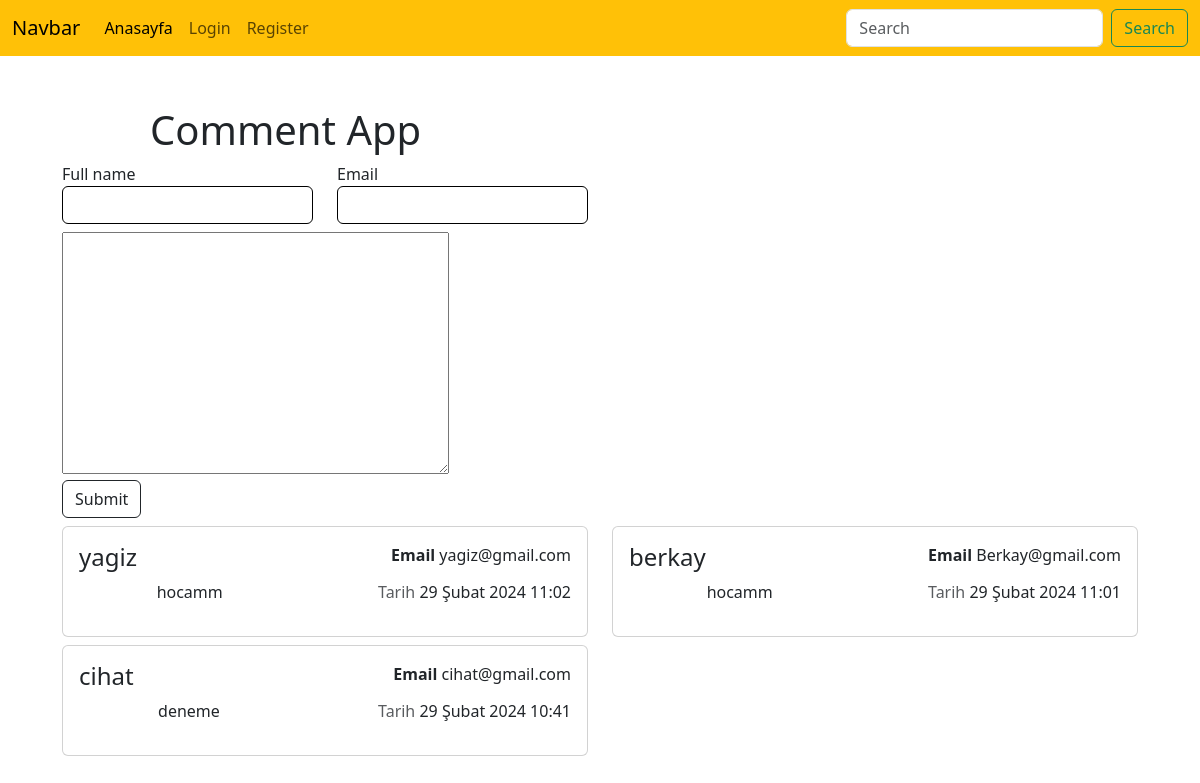
The page / on the database its author committed.
### commentapp/models.py (models this page shows, shortened)
class Comment (models.Model):
    full_name = models.CharField(max_length =30)
    email = models.EmailField(blank = True)
    text = RichTextField()
    date = models.DateTimeField(auto_now_add = True, blank = True , null = True)
    user = models.ForeignKey(User,on_delete =models.CASCADE)

### commentapp/views.py (the view, shortened to what this page needs)
# urls.py: path('',index, name='index'),
def index(request):
    comment = Comment.objects.all()
    tersComment = reversed(comment)
    form = CommentForm()
    context ={
        'yorum':tersComment,
        'form':form,
    }
    return render(request,'index.html',context)

### commentapp/forms.py
class CommentForm(forms.ModelForm):
    class Meta :
        model = Comment
        fields = ['full_name','email','text',]
        widgets = {
            'full_name':forms.TextInput(attrs={'class':'form-control border border-1 border-black mb-2'}),
            'email':forms.EmailInput(attrs={'class':'form-control border border-1 border-black mb-2'})
        }

### commentapp/templates/index.html (shortened to what this page needs)
{% extends 'base.html' %}
{% load static %}
{% block content %}
<div class="main-con1">
    <h1 style="padding-left: 100px;">Comment App</h1>
    <div class="container">
        <form method="post">
            <div class="row">
                <div class="col-3">
                    <label for="">{{form.full_name.label}}</label>
                    {{form.full_name}}
                </div>
                <div class="col-3">
                    <label for=""> {{form.email.label}} </label>
                    {{form.email}}
                </div>
                <div class="col-12">
                    {{form.text}}
                </div>
                <div class="col-3">
                    <input type="submit" class="btn btn-outline-dark">
                </div>
            </div>
        </form>
    </div>
    <div class="container">
        <div class="row">
            {% for y in yorum %}
            <div class="col-6">
                <div class="card mt-2">
                    <div class="card-body">
                        <div class="hid1 d-flex justify-content-between">
                            <h4 class="card-title"> {{y.full_name}} </h4>
                            <p class="card-text"> <strong>Email</strong> {{y.email}} </p>
                        </div>
                        <div class="hid2 d-flex justify-content-between">
                            <p class="card-text"> {{y.text | safe}} </p>
                            <p class="card-text"> <span class="text-muted">Tarih</span> {{y.date}}</p>
                        </div>
                    </div>
                </div>
            </div>
            {% endfor %}
        </div>
    </div>
</div>
{% endblock content %}

### templates/base.html (shortened to what this page needs)
{% load static %}
<!DOCTYPE html>
<html lang="en">
<head>
    <link href="https://cdn.jsdelivr.net/npm/bootstrap@5.3.3/dist/css/bootstrap.min.css" rel="stylesheet">
    <link rel="stylesheet" href="{% static 'css/style.css' %}">
</head>
<body>
    {% include 'partials/_navbar.html' %}
    {% block content %}
    {% endblock content %}
</body>
</html>

### templates/partials/_navbar.html (shortened to what this page needs)
<nav class="navbar navbar-expand-lg bg-warning">
    <div class="container-fluid">
        <a class="navbar-brand" href="/">Navbar</a>
        <div class="collapse navbar-collapse" id="navbarSupportedContent">
            <ul class="navbar-nav me-auto mb-2 mb-lg-0">
                {% if request.user.is_authenticated %}
                <li class="nav-item">
                    <a class="nav-link active" aria-current="page" href="#">Anasayfa</a>
                </li>
                <li class="nav-item">
                    <a class="nav-link" href=" {% url 'sifre-degis'  %}">Profil</a>
                </li>
                <li class="nav-item">
                    <a class="nav-link" href="{% url 'logout' %} ">Logout</a>
                </li>
                {% else %}
                <li class="nav-item">
                    <a class="nav-link active" aria-current="page" href="#">Anasayfa</a>
                </li>
                <li class="nav-item">
                    <a class="nav-link" href=" {% url 'login' %} ">Login</a>
                </li>
                <li class="nav-item">
                    <a class="nav-link" href="{% url 'register' %} ">Register</a>
                </li>
                {% endif %}
            </ul>
            <form class="d-flex" role="search">
                <input class="form-control me-2" type="search" placeholder="Search" aria-label="Search">
                <button class="btn btn-outline-success" type="submit">Search</button>
            </form>
        </div>
    </div>
</nav>

### static/css/style.css (style rules this page uses)
* { box-sizing: border-box; padding: 0px; margin: 0px; }
.main-con1 { margin: 50px; }

### rows shown on the page
Comment: full_name "yagiz", email "yagiz@gmail.com", text "hocamm", date "29 Şubat 2024 11:02"
Comment: full_name "berkay", email "Berkay@gmail.com", text "hocamm", date "29 Şubat 2024 11:01"
Comment: full_name "cihat", email "cihat@gmail.com", text "deneme", date "29 Şubat 2024 10:41"
